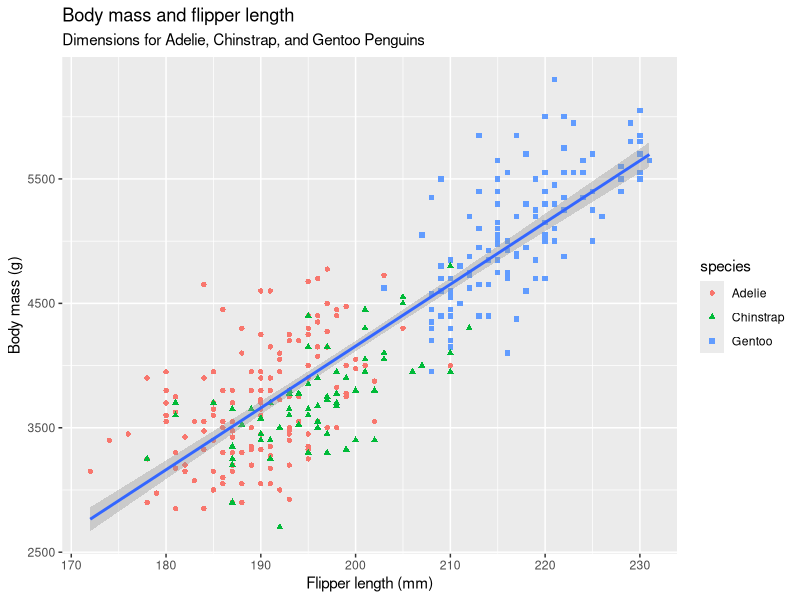
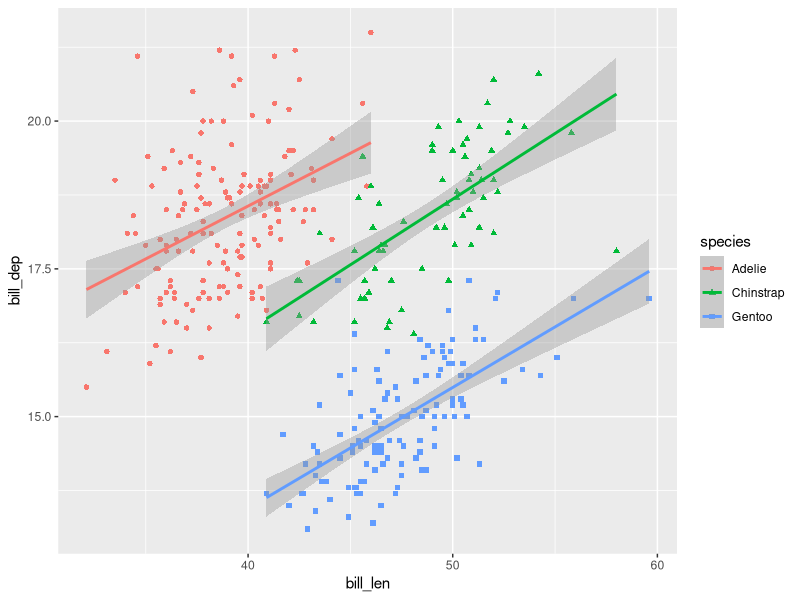
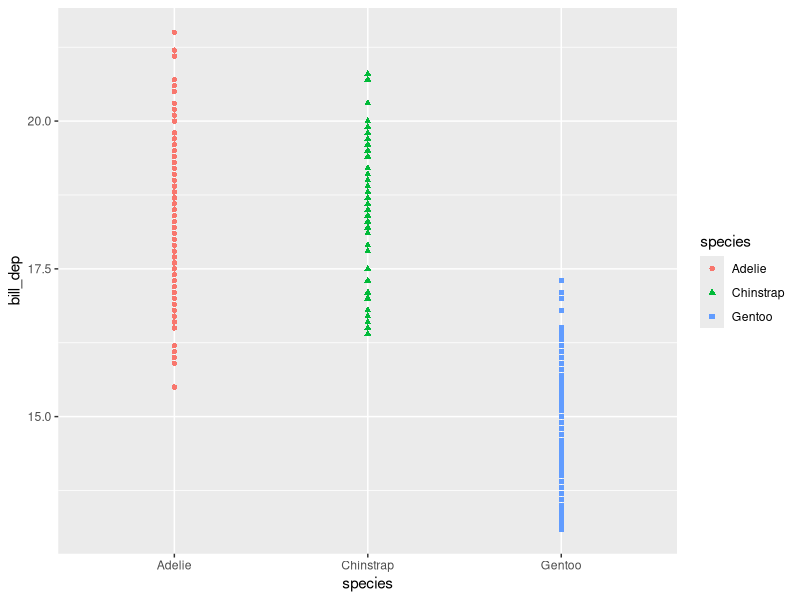
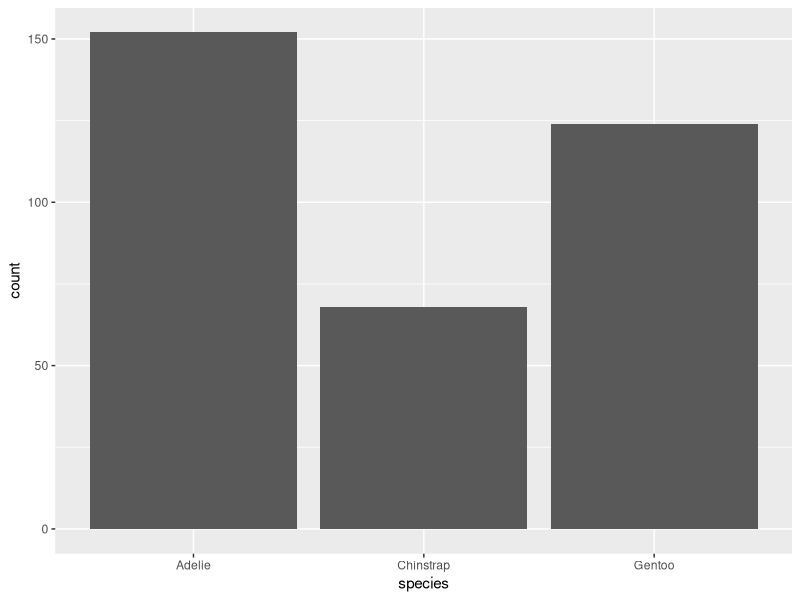
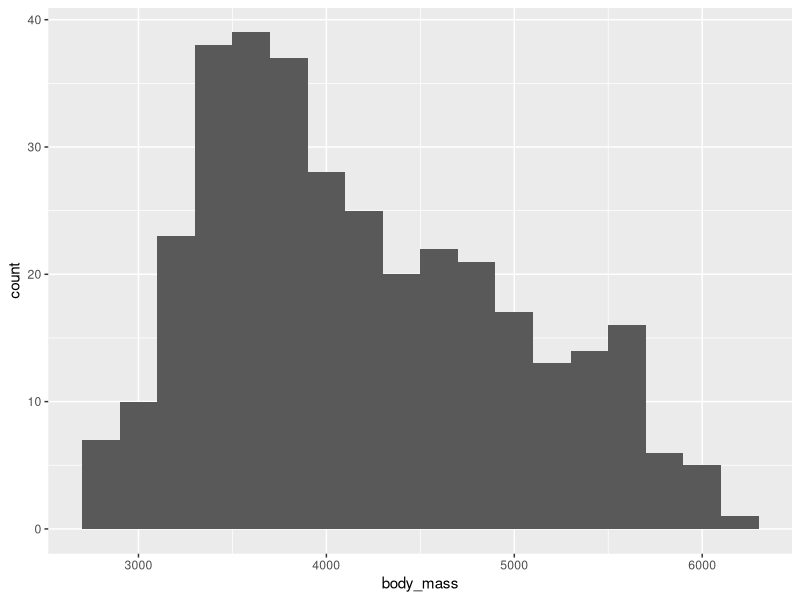
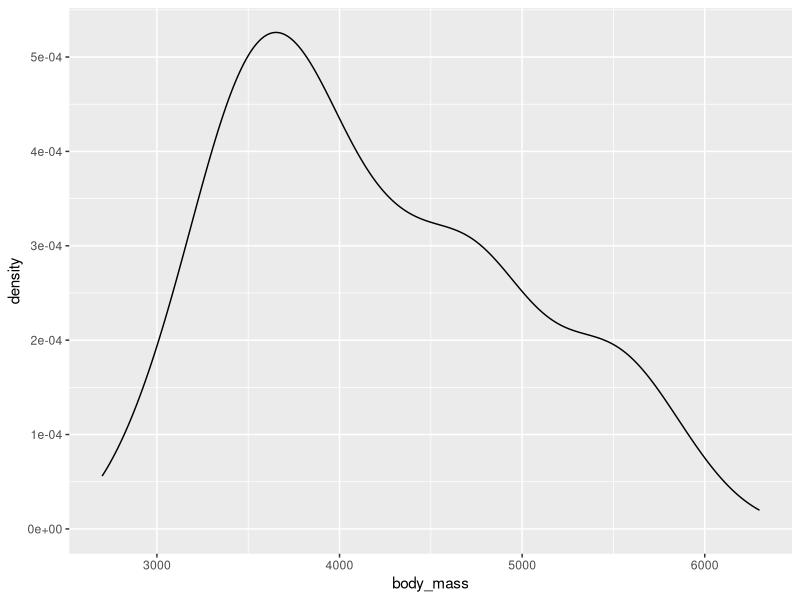
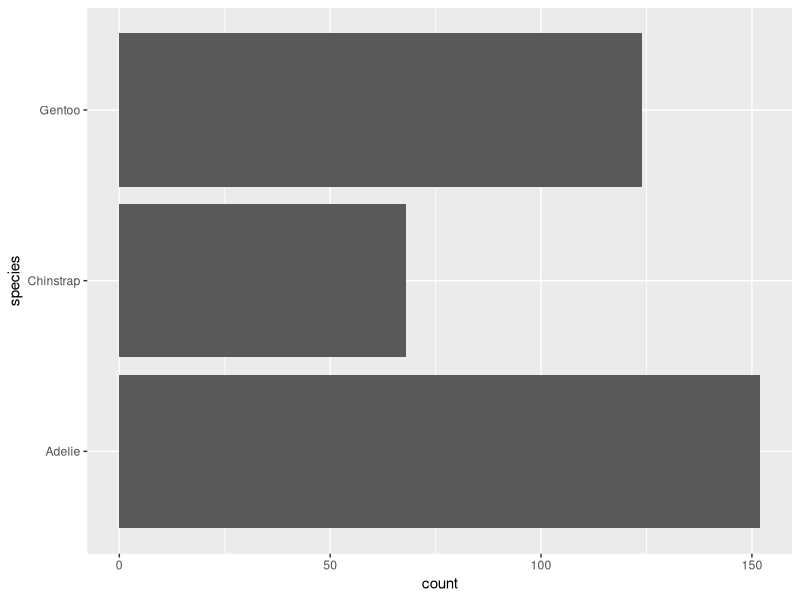
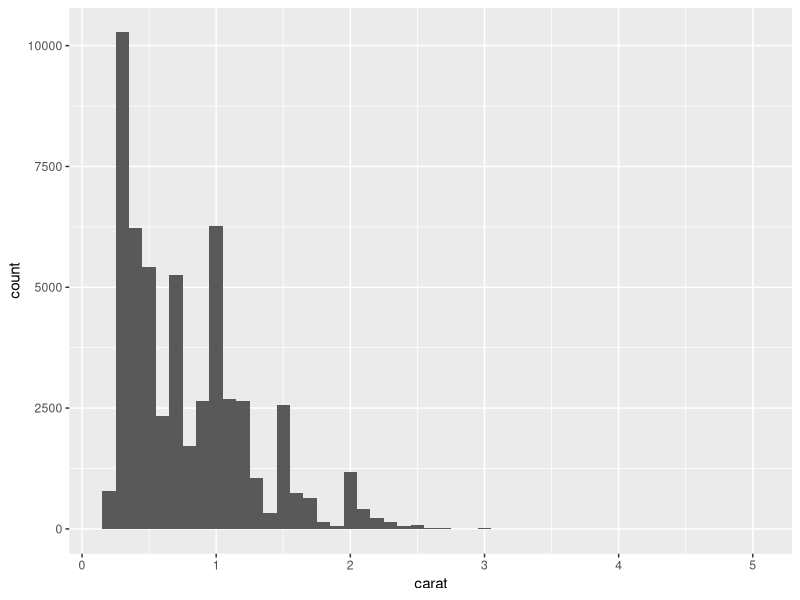

The R script that drew these images, in order:
## ---- chunk 1
# libs to import
library(tidyverse)

# Performing experiments with penguins dataset

# Would usually use glimpse(), but in RStudio use View()
# View(penguins)
head(penguins) #first few lines

# Verify device is still active
dev.cur()

# Goal: find the correlation between body mass (g) and flipper length.

# Utilizing ggplot() for blank graph (canvas)
# mapping argument -> always defined in aes() function
# aes() function specify which variables to map to x & y axes

# We can also color code different traits in a table -> scaling

ggplot(data = penguins, mapping = aes(x = flipper_len, y = body_mass)) + 
  geom_point(mapping = aes(color = species, shape = species)) + # adds points to plot
  #creates scatterplot, mapping different shape and color to each species.
  geom_smooth(method = "lm") +  #linear regression
  labs( #improve labels on our graph by using this layer
    title = "Body mass and flipper length",
    subtitle = "Dimensions for Adelie, Chinstrap, and Gentoo Penguins",
    x = "Flipper length (mm)", y = "Body mass (g)",
  ) #+ 
  #scale_color_colorblind() #making color palette color-blind proof



## ---- chunk 2
dim(penguins)
## ---- chunk 3
ggplot(
  data = penguins,
  mapping = aes(x = bill_len, y = bill_dep, color = species) #add color = species for
  #linearization of individual species
) + 
  geom_point(mapping = aes(color = species, shape = species)) +
  geom_smooth(method = "lm")

## ---- chunk 4
ggplot(
  data = penguins,
  mapping = aes(x = species, y = bill_dep) #add color = species for
  #linearization of individual species
) + 
  geom_point(mapping = aes(color = species, shape = species)) +
  geom_smooth(method = "lm")
## ---- chunk 5
#ggplot(data = penguins) + 
  #geom_point()
## ---- chunk 6
ggplot(penguins, aes(x = species)) +
  geom_bar() #using bargraph for categorical variable
## ---- chunk 7
ggplot(penguins, aes(x = body_mass)) + 
  geom_histogram(binwidth = 200) #binwidth (the width of each bar) should be a reasonable number
## ---- chunk 8
ggplot(penguins, aes(x = body_mass)) +
  geom_density()
## ---- chunk 9
ggplot(penguins, aes(y = species)) + 
  geom_bar()
## ---- chunk 10
head(diamonds)

ggplot(diamonds, aes(x = carat)) + 
  geom_histogram(binwidth = .1)

## ---- chunk 11
#box
ggplot(penguins, aes(x = species, y = body_mass)) +
  geom_boxplot()
#density
ggplot(penguins, aes(x = body_mass, color = species, fill = species)) + #filling in the density plot for aesthetics
  geom_density(alpha = 0.5, linewidth = 0.75) #transparency of .5
## ---- chunk 12
ggplot(penguins, aes(x = island, fill = species)) +
  geom_bar(position = "fill") #assigning "fill" makes it so that the plot becomes a percentage plot.
## ---- chunk 13
ggplot(penguins, aes(x = flipper_len, y = body_mass)) +
  geom_point(aes(color = species, shape = island)) #mapping color to different species,
#and mapping the shape to the different islands. 
## ---- chunk 14
ggplot(penguins, aes(x = flipper_len, y = body_mass)) +
  geom_point(aes(color = species, shape = species)) +
  facet_wrap(~island)
## ---- chunk 15
ggplot(penguins, aes(x = flipper_len, y = body_mass)) +
  geom_point()
ggsave(filename = "penguin-plot.png")
